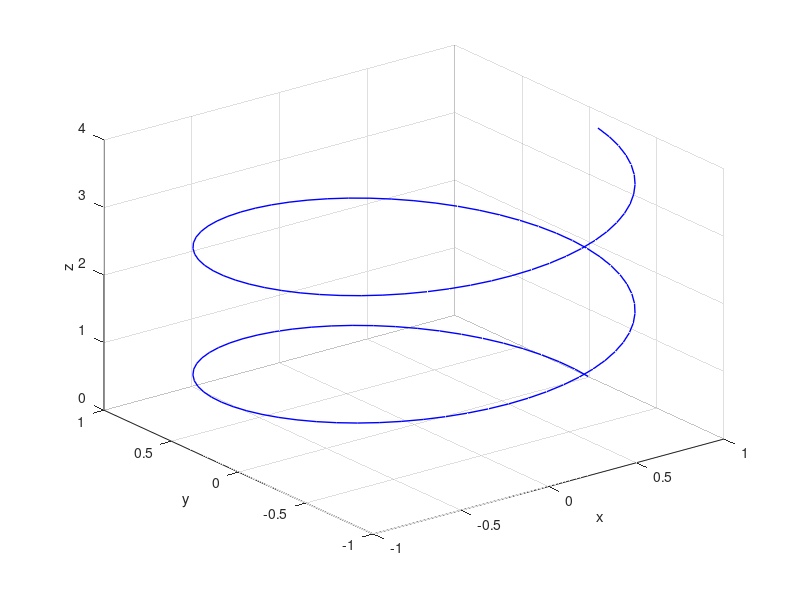

Write the MATLAB code that produced this figure.
t = 0:0.1:4*pi;
x = cos(t);
y = sin(t);
z = 0.3*t;
plot3(x, y, z, 'b', 'linewidth', 1);
grid on
xlabel('x'); ylabel('y'); zlabel('z');
